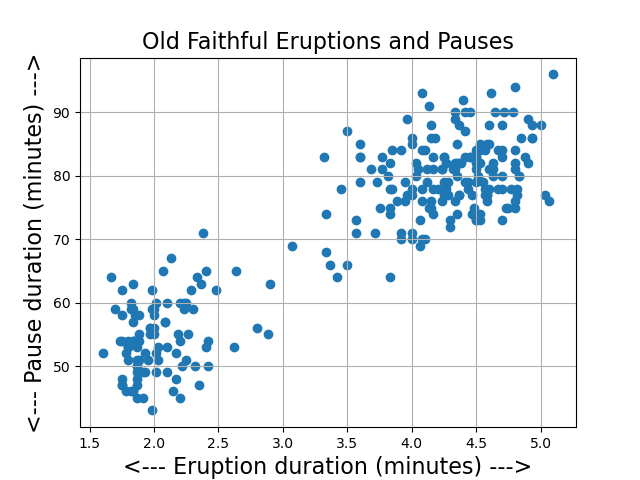

Source code (Python):
#! /usr/bin/env python3
#
def geyser_scatter ( ):

#*****************************************************************************80
#
## geyser_scatter() makes a scatter plot of geyser data.
#
#  Licensing:
#
#    This code is distributed under the MIT license.
#
#  Modified:
#
#    21 April 2019
#
#  Author:
#
#    John Burkardt
#
  import matplotlib
  import matplotlib.pyplot as plt
  import numpy as np
  import platform

  print ( '' )
  print ( 'geyser_scatter():' )
  print ( '  python version:     ' + platform.python_version ( ) )
  print ( '  numpy version:      ' + np.version.version )
  print ( '  matplotlib version: ' + matplotlib.__version__ )
  print ( '  Read a data file of duration and pause lengths' )
  print ( '  for the Old Faithful geyser.' )
  print ( '  Display the data as a scatter plot.' )
#
#  Read the times and plasma levels from the data file.
#
  filename = 'geyser_data.txt'
  data = np.loadtxt ( filename )
#
#  Split the data.
#
  duration = data[:,0]
  pause = data[:,1]
#
#  Plot the data.
#
  plt.scatter ( duration, pause )
  plt.grid ( True )
  plt.xlabel ( '<--- Eruption duration (minutes) --->', fontsize = 16 )
  plt.ylabel ( '<--- Pause duration (minutes) --->', fontsize = 16 )
  plt.title ( 'Old Faithful Eruptions and Pauses', fontsize = 16 )
  filename = 'geyser_scatter.png'
  plt.savefig ( filename )
  print ( '' )
  print ( '  Graphics saved as "' + filename + '"' )
  plt.show ( block = False )
  plt.close ( )
#
#  Terminate.
#
  print ( '' )
  print ( 'geyser_scatter():' )
  print ( '  Normal end of execution.' )
  return

def timestamp ( ):

#*****************************************************************************80
#
## timestamp() prints the date as a timestamp.
#
#  Licensing:
#
#    This code is distributed under the MIT license. 
#
#  Modified:
#
#    06 April 2013
#
#  Author:
#
#    John Burkardt
#
  import time

  t = time.time ( )
  print ( time.ctime ( t ) )

  return

if ( __name__ == '__main__' ):
  timestamp ( )
  geyser_scatter ( )
  timestamp ( )
  
